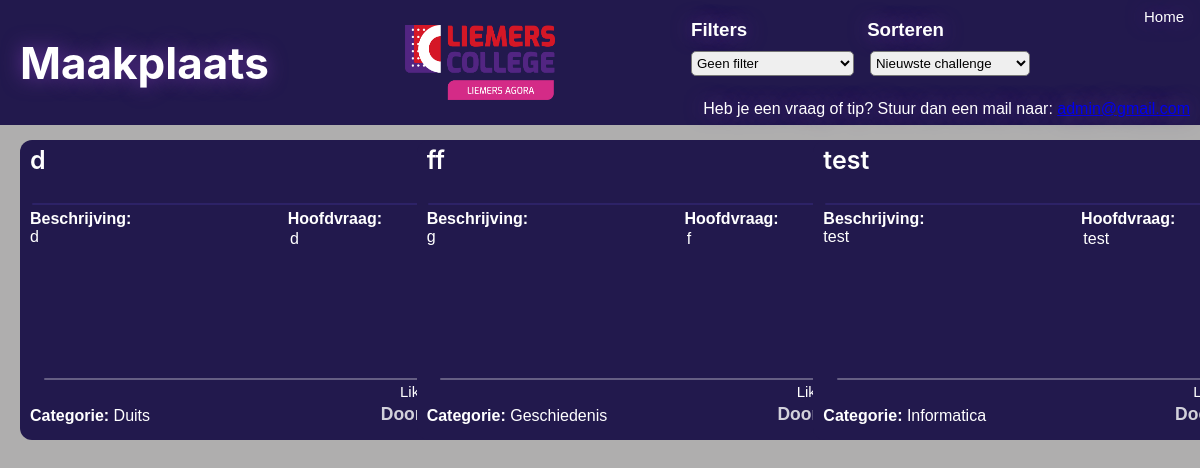
/forum, run on an earlier commit of the app's database.
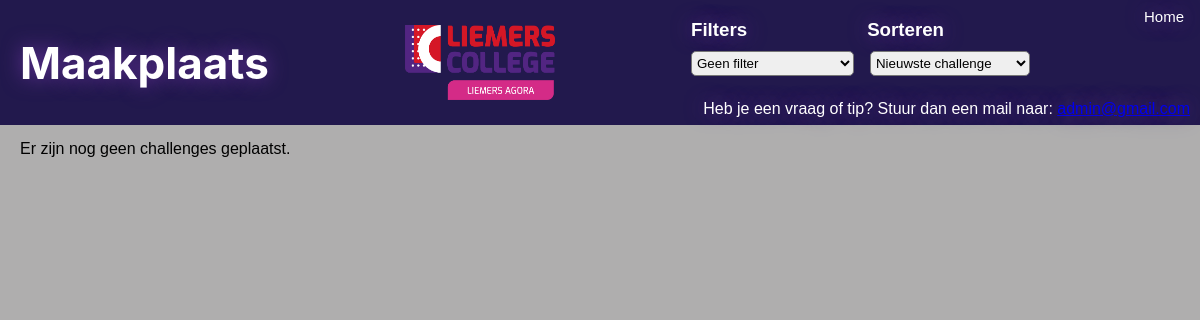
And on a later commit of the database.
### models.py (models this page shows, shortened)
class Todo(db.Model):
    id = db.Column(db.Integer, primary_key=True)
    date_created = db.Column(db.DateTime(timezone=True), default=lambda: datetime.now(timezone.utc))
    likes = db.Column(db.Integer, default=0)
    name = db.Column(db.String(100), nullable=False)
    title = db.Column(db.String(100), nullable=False)
    main_question = db.Column(db.String(200), nullable=False)
    sub_questions = db.Column(db.String(500), nullable=False)
    description = db.Column(db.Text, nullable=False)
    end_product = db.Column(db.Text, nullable=False)
    category = db.Column(db.String(50), nullable=False)
    image = db.Column(db.String(100), nullable=True)
    approved = db.Column(db.Boolean, default=False)
    author_id = db.Column(db.Integer, db.ForeignKey('user.id'), nullable=False)

### app.py (the view)
@app.route('/forum')
def forum():
    vakfilter = request.args.get('vakfilter', '')
    sortfilter = request.args.get('sortfilter', 'newest')
    username = current_user.username if current_user.is_authenticated else None
    query = Todo.query
    if not (current_user.is_authenticated and current_user.is_admin):
        query = query.filter_by(approved=True)
    if vakfilter:
        query = query.filter_by(category=vakfilter)
    if sortfilter == 'personal':
        if current_user.is_authenticated:
            query = query.join(User).filter(User.username == current_user.username)
        else:
            flash('log in to filter by own challenge', "error")
    elif sortfilter == 'newest':
        query = query.order_by(Todo.date_created.desc())
    elif sortfilter == 'oldest':
        query = query.order_by(Todo.date_created.asc())
    elif sortfilter == 'likes':
        query = query.order_by(Todo.likes.desc())
    tasks = query.all()
    return render_template('forum.html', tasks=tasks, sortfilter=sortfilter)

### templates/forum.html (shortened to what this page needs)
{% extends 'base.html' %}
{% block head %}
{{ super()}}
    <link rel="stylesheet" href="{{ url_for('static', filename='css/forum.css') }}">
    <link rel="stylesheet" href="{{ url_for('static', filename='css/card.css') }}">
    <link href="https://unpkg.com/boxicons@2.1.4/css/boxicons.min.css" rel="stylesheet">
{% endblock %}
{% block body %}
<div class="top-color position-fixed">
    <h1>Maakplaats</h1>
    <div class="contact">
        <p>Heb je een vraag of tip? Stuur dan een mail naar: <a href="mailto:develloperdesli@gmail.com">admin@gmail.com</a></p>
    </div>
    <div class="logo">
       <a href="https://liemersagora.beezer.com/" target="_blank">
        <img class="logo" src="{{ url_for('static', filename='pictures/logo.png') }}" alt="Logo"></a>
    </div>
    <div class="module-container">
        <a href="{{url_for('index')}}" class="module-button">
            <p class="module-tekst">Home</p>
        </a>
    </div>
    <div class="filter-container">
        <div class="filter-text">
        <h3>Filters</h3>
        <h3>Sorteren</h3>
    </div>
    <form class="filters" action="/forum" method="GET">
        <select name="vakfilter" class="filterselect" onchange="this.form.submit()">
          <option value="">Geen filter</option>
        </select>
        <select name="sortfilter" class="filterselect" onchange="this.form.submit()">
          <option value="newest" {% if request.args.get('sortfilter') == 'newest' %}selected{% endif %}>Nieuwste challenge</option>
        </select>
      </form>
    </div>
</div>
<div class="container">
    {% for task in tasks %}
        {% include 'components/card.html' %}
    {% else %}
        <p>Er zijn nog geen challenges geplaatst.</p>
    {% endfor %}
</div>
{% endblock %}

### templates/base.html (shortened to what this page needs)
<!DOCTYPE html>
<html lang="en">
  <head>
    {% block head %}
    <link
      rel="stylesheet"
      href="{{url_for('static', filename='css/base.css') }}"
    />
    <link
      rel="stylesheet"
      href="{{url_for('static', filename='css/main.css') }}"
    />
    {% endblock %}
  </head>
  <body>
    {% block body %}{% endblock %}
  </body>
</html>

### templates/components/card.html (shortened to what this page needs)
<div class="card card-glow" onclick="handleCardClick(event, '{{ url_for('fullcard', id=task.id) }}')" style="cursor: pointer;">
  <h2 class="title">{{ task.title }}</h2>
  <div class="card-bottom">
    <p class="author"><strong>Door:</strong> {{ task.name }}</p>
    <p class="category"><strong>Categorie:</strong> {{ task.category }}</p>
  </div>
  <div class="info-container">
  <p class="headquestion">
    <strong>Hoofdvraag:</strong><br />
    <div class="headquestion-info">{{ task.main_question }}</div>
  </p>
  <p class="challenge-info">
    <strong>Beschrijving:</strong><br />
    {{ task.description }}
  </p>
  </div>
   <div class="like-button" data-id="{{ task.id }}">
  <button type="button">
  </button>
  <div class="like-count-container">
    <label class="label-like-count">Likes:</label>
    <span class="like-count">{{ task.likes }}</span>
  </div>
 </div>
</div>

### static/css/base.css (style rules this page uses)
:root { --color-primary: #4c2178; --color-secondary: #383838; --color-accent: #d42b87; --color-background: #22194d; --color-text: #010101; }
body { background-color: var(--color-background); color: var(--color-text); }
* { box-sizing: border-box; margin: 0; padding: 0; }

### static/css/main.css (style rules this page uses)
body { margin: 0; font-family: sans-serif; }

### static/css/forum.css (style rules this page uses)
body { font-family: Arial, Helvetica, sans-serif; background-color: #afaeae; width: 100%; }
.logo { width: 150px; height: 75px; cursor: pointer; position: relative; top: 0px; left: 0px; }
.top-color { padding: 10px 20px; display: flex; gap: 1rem; flex-wrap: nowrap; text-shadow: rebeccapurple 0 0 20px; position: fixed; width: 100%; background-color: #22194d; left: 0px; top: 0px; height: auto; min-height: 125px; z-index: 1000; align-items: center; justify-content: space-between; box-sizing: border-box; }
.filter-container { position: relative; display: flex; flex-direction: column; margin-right: 150px; top: -15px; }
.filter-text { position: relative; display: flex; gap: 120px; align-items: center; padding: 0; flex: 1; }
.filters { position: relative; display: flex; gap: 1rem; align-items: center; flex-wrap: wrap; }
.filterselect { padding: 1px; border-radius: 5px; height: 25px; margin-top: 10px; min-width: 160px; }
h1 { justify-content: center; text-align: center; color: white; font-family: "Inter", sans-serif; font-weight: 700; }
.position-fixed { position: fixed; }
.module-container { right: 0px; position: fixed; top: 0px; display: flex; align-items: center; gap: 10px; z-index: 1001; }
h3 { color: white; margin: 0; }
.module-button { border: none; cursor: pointer; display: inline-flex; align-items: center; gap: 5px; font-size: 15px; color: white; text-decoration: none; border-radius: 5px; padding: 8px 16px; background: none; transition: background-color 0.2s; }
.contact { position: absolute; color: white; top: 100px; right: 10px; z-index: 1000; }
select { cursor: pointer; }
@media (min-width: 1024px) { h1 { font-size: 2.75rem; } }

### static/css/card.css (style rules this page uses)
.container { display: grid; grid-template-columns: repeat(auto-fit, minmax(300px, 1fr)); gap: 30px; padding: 20px; position: relative; top: 120px; }
select { cursor: pointer; }

What changed in the data, as far as the page shows it:
removed Todo: title "d", category "Duits", main_question "d", description "d"
removed Todo: title "ff", category "Geschiedenis", main_question "f", description "g"
removed Todo: title "test", category "Informatica", main_question "test", description "test"
Also different on the page:
text now shown: "Er zijn nog geen challenges geplaatst."
